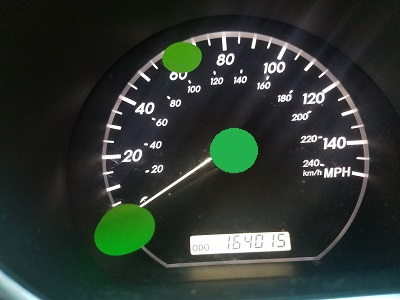
#> input picture recent_speedometer_dot.jpg, 400 x 300 px, given in place of the camera
$ python SPEEDOMETER_DOT_WORKING_COMPLEXITY.py   (older library calls are emulated)
#> lines starting #> are read from the running program, lines starting #| are printed output that depends on the picture; after the words box and inside, x2 and y2 are one past the last pixel; in counts of white or black regions, pixels touching at a corner belong together
import numpy as np
import cv2
import math
import copy as copy
from imutils.perspective import four_point_transform
from imutils import contours
import imutils
from time import sleep
from shapely.geometry import LineString
from shapely.geometry import Point
from numpy import ones, vstack
from numpy.linalg import lstsq
import time

import collections

compare = lambda x, y: collections.Counter(x) == collections.Counter(y)

test_flag = False

# Purpose: To find three green dots or three yellow dots and create an artificial circumference
# First function in the code will threshold the image based on color choice
# Seond Function will perform transformation to transform dots to points along circle speedometer

UPPER_GREEN = np.array([[140, 0, 215], [160, 11, 295]])
LOWER_GREEN = np.array([[39, 177, 139], [59, 197, 219]])

RGB_UPPER_GREEN = np.array([[70, 210, 150], [110, 255, 200]])
RGB_LOWER_GREEN = np.array([[70, 200, 80], [180, 255, 180]])

RGB_LOWER_GREEN2 = np.array([[135, 222, 55], [180, 255, 85]])

RGB_UPPER_GREEN2 = np.array([[220, 230, 2220], [255, 255, 255]])

# [7 lines of commented-out code are left out]
new_green = np.array(
    [[(80 / 360) * 180, (25 / 100) * 255, (24 / 100) * 255], [(140 / 360) * 180, (100 / 100) * 255, (80 / 100) * 255]])
new_green2 = np.array(
    [[(77 / 360) * 180, (22 / 100) * 255, (21 / 100) * 255], [(142 / 360) * 180, (100 / 100) * 255, (83 / 100) * 255]])

greenLower = (39, 177, 139)
greenUpper = (64, 255, 255)


def removearray(L, arr):
    ind = 0
    size = len(L)
    while ind != size and not np.array_equal(L[ind], arr):
        ind += 1
    if ind != size:
        L.pop(ind)
    else:
        raise ValueError('array not found in list.')


def extend_line(slope, intercept, lefter_end_point, righter_end_point, extend_amount):
    non_vert_flag = True
    if lefter_end_point[0] < righter_end_point[0]:
        left_x = lefter_end_point[0]
        right_x = righter_end_point[0]
    elif lefter_end_point[0] > righter_end_point[0]:
        left_x = righter_end_point[0]
        right_x = lefter_end_point[0]
    else:
        non_vert_flag = False
        # [6 lines of commented-out code are left out]
        left_point = (lefter_end_point[0], (lefter_end_point[1] + extend_amount))
        right_point = (lefter_end_point[0], (lefter_end_point[1] - extend_amount))

    if non_vert_flag == True:

        left_x = left_x - extend_amount
        right_x = right_x + extend_amount

        left_point = (left_x, (slope * left_x) + intercept)
        right_point = (right_x, (slope * right_x) + intercept)
    else:
        left_point = (lefter_end_point[0], (lefter_end_point[1] + extend_amount))
        right_point = (lefter_end_point[0], (lefter_end_point[1] - extend_amount))

    return (left_point, right_point)


class ShapeDetector:
    def __init__(self):
        pass

    # [39 lines left out: functions detect, line_equation, not called in this run]


def getdot(frame):
    # camera = cv2.VideoCapture(0)
    while True:
        # grab the current frame
        # (grabbed, frame) = camera.read()

        # frame = cv2.imread("green3.jpg")

        # if we are viewing a video and we did not grab a frame,
        # then we have reached the end of the video
        # if args.get("video") and not grabbed:
        #    break

        # resize the frame, blur it, and convert it to the HSV
        # color space

        # blurred = cv2.GaussianBlur(frame, (11, 11), 0)
        output = frame.copy()
        height, width, depth = frame.shape
        out = np.zeros((height, width, 3), np.uint8)
        out[:] = (0, 0, 0)

        hsv = cv2.cvtColor(frame, cv2.COLOR_BGR2HSV)

        # construct a mask for the color "green", then perform
        # a series of dilations and erosions to remove any small
        # blobs left in the mask
        # Upper and lower bound
        boundaries = UPPER_GREEN
        boundaries2 = LOWER_GREEN
        boundaries3 = new_green
        boundaries4 = new_green2
        # mask2 = cv2.inRange(hsv, boundaries[0], boundaries[1])
        # mask3 = cv2.inRange(hsv, boundaries2[0], boundaries2[1])
        mask4 = cv2.inRange(hsv, boundaries3[0], boundaries3[1])
        mask5 = cv2.inRange(hsv, boundaries4[0], boundaries4[1])

        mask_RGB = cv2.inRange(frame, RGB_LOWER_GREEN[0], RGB_LOWER_GREEN[1])
        mask_RGB2 = cv2.inRange(frame, RGB_UPPER_GREEN[0], RGB_UPPER_GREEN[1])
        mask_RGB3 = cv2.inRange(frame, RGB_LOWER_GREEN2[0], RGB_LOWER_GREEN2[1])

        mask = cv2.inRange(hsv, greenLower, greenUpper)
        # mask_total = (mask | mask2 | mask3 | mask4 | mask5)
        mask_total = (mask | mask4 | mask5)

        mask_total = cv2.bitwise_or(mask, mask4)
        mask_total = cv2.bitwise_or(mask_total, mask5)
        mask_total = cv2.bitwise_or(mask_total, mask_RGB)
        mask_total = cv2.bitwise_or(mask_total, mask_RGB2)
        mask_total = cv2.bitwise_or(mask_total, mask_RGB3)
        mask_total = cv2.erode(mask_total, None, iterations=2)
        mask_total = cv2.dilate(mask_total, None, iterations=2)

        # [26 lines of commented-out code are left out]
        cnts = cv2.findContours(mask_total.copy(), cv2.RETR_EXTERNAL,
                                cv2.CHAIN_APPROX_SIMPLE)[-2]
        center = None

        # only proceed if at least one contour was found
        i = 0
        circle_array = []
        # [6 lines of commented-out code are left out]

        if len(cnts) >= 3:
            while i < 3:
                if len(cnts) > 0:
                    # find the largest contour in the mask, then use
                    # it to compute the minimum enclosing circle and
                    # centroid
                    c = max(cnts, key=cv2.contourArea)
                    ((x, y), radius) = cv2.minEnclosingCircle(c)
                    M = cv2.moments(c)
                    center = (int(M["m10"] / M["m00"]), int(M["m01"] / M["m00"]))

                    # only proceed if the radius meets a minimum size
                    if radius > 10:
                        # draw the circle and centroid on the frame,
                        # then update the list of tracked points
                        cv2.circle(out, (int(x), int(y)), int(radius),
                                   (0, 255, 255), 20)
                        # cv2.circle(mask_total, center, 5, (0, 0, 255), -1)
                        cv2.circle(mask_total, center, int(radius),
                                   (0, 255, 0), 20)

                        # cv2.circle(out, center, 5, (0, 0, 255), -1)

                        # circle_array[i] = c
                        circle_array.append(c)
                        removearray(cnts, c)
                        i = i + 1
            # cv2.imshow("Mask", out)
            # cv2.waitKey(0)

            out = cv2.cvtColor(out, cv2.COLOR_BGR2GRAY)

            conts = cv2.findContours(out.copy(), cv2.RETR_EXTERNAL,
                                     cv2.CHAIN_APPROX_SIMPLE)[-2]
            # conts = cv2.findContours(out.copy(), cv2.RETR_EXTERNAL,
            #                        cv2.CHAIN_APPROX_SIMPLE)[-2]
            conts = sorted(conts, key=cv2.contourArea, reverse=True)[:5]
            # cv2.imshow("Mask", frame)
            # cv2.waitKey(0)
            #return True, conts[0:3]
            return True, circle_array
        else:
            return False, -1


class ShapeDetector:
    def __init__(self):
        pass

    # [354 lines left out: functions detect, fill_image, line_equation, extreme_points_add, line_intersection_center, line_closest_to_mid and 4 more, not called in this run]


def circle_center(dot_center):
    circle_array = []
    for circle in dot_center:
        M = cv2.moments(circle)
        cX = int(M["m10"] / M["m00"])
        cY = int(M["m01"] / M["m00"])

        circle_array.append((cX, cY))

    return circle_array


# DOt perimeter 1 should be the lowest point so we can reduce error possibility
def circle_radius(radial_point1, radial_point2, radial_center):
    radius = (
        math.sqrt(
            math.pow((radial_center[0] - radial_point1[0]), 2) + math.pow((radial_center[1] - radial_point1[1]), 2)))

    circumference = ((radius * 2) * math.pi)

    # Next part is point difference

    chord_length = dist_formula(radial_point1, radial_point2)
    radius1 = dist_formula(radial_center, radial_point1)
    radius2 = dist_formula(radial_center, radial_point2)

    approx_radius = radius1 + radius2

    approx_radius = approx_radius / 2

    # Equation from: Distance Formula

    point_distance = math.sqrt(
        math.pow((radial_point2[0] - radial_point1[0]), 2) + math.pow((radial_point2[1] - radial_point1[1]), 2))

    # Equation from: https://math.stackexchange.com/questions/185829/how-do-you-find-an-angle-between-two-points-on-the-edge-of-a-circle
    # theta_determinence is misleading, we actually only need the value in radiaans
    if radius == 0:
        return False

    theta_determinence = (((2 * math.pow((radius), 2)) - math.pow(point_distance, 2)) / (2 * (math.pow((radius), 2))))
    theta_determinence = math.acos(theta_determinence)

    arc_length = radius * theta_determinence

    return True, arc_length, approx_radius, radial_point1, radial_point2, radial_center


# THe distance formula since we're using it so fucking much
def dist_formula(point1, point2):
    point_distance = (math.sqrt(math.pow((point1[0] - point2[0]), 2) + math.pow((point1[1] - point2[1]), 2)))
    return point_distance


# [6 lines left out: function normalized_line, not called in this run]


# Purpose: To establish the percentiles that an arc_length represents of a full circle
# need arc length and radius to estamate the length/circumference percentage
def arc_percentage(arc_length1, radius):
    percentage = arc_length1 / (2 * math.pi * radius) * 100
    return (percentage)


# Purpose: To return the differnce between tow arc lengths
# [194 lines left out: functions percentile_difference, auto_canny, findArrow, point_approximation, not called in this run]
    # return new_coords, (base_angle - theta_value)


# The subtractions are done like this do to the nature of normalizing the axis and origin such that the point_cneter acts as the new origin
def find_angle(point_center, point_perimeter):
    x_dist = point_perimeter[0] - point_center[0]
    y_dist = point_center[1] - point_perimeter[1]

    angle_def = math.atan(((-1 * y_dist) / x_dist))
    if (x_dist < 0 and y_dist < 0):
        angle_def = (-1 * angle_def) - math.pi

    return (angle_def)


    # return(max_line)


# Purpose: To get an array that estimates the points along a semicircle given a radius, precision and start/end points
# Use Case: To find intersenction between speedometer line and circular boundary
# Not Lowest Precision is likely sqrt 2 due to the general nature of circles and pixels
# Parameters: Need radisu to determine new points along radisu, precision because we need to get a certain number of points along circle
# Start and end duh , and distance because we're doing a Euclidean distance between points


# get center point and normalize the points

# Not the most precise, but we can get a good APproximation of lengths
# [102 lines left out: functions circular_approx, find_intersection2, find_intersection, correct_y_axis, uncorrect_y_axis, not called in this run]


def correct_near_circular_points(point_outer, point_radius, new_radius, height):
    old_line = [point_radius, point_outer]

    p = Point(point_radius[0], point_radius[1])
    c = p.buffer(new_radius).boundary
    left_x = 0
    right_x = 0
    slope = 0
    new_point_outer = list(((0, 0), (0, 0)))
    new_point_radius = list(((0, 0), (0, 0)))

    if point_outer[0] < point_radius[0]:
        left_x = point_outer
        right_x = point_radius
        slope = (right_x[1] - left_x[1]) / (right_x[0] - left_x[0])
        intercept = point_outer[1] - slope * point_outer[0]
        new_line = extend_line(slope, intercept, left_x, right_x, height)
        new_point_outer = new_line[0]
        new_point_radius = new_line[1]
    elif point_outer[0] > point_radius[0]:
        right_x = point_outer
        left_x = point_radius
        slope = (right_x[1] - left_x[1]) / (right_x[0] - left_x[0])
        intercept = point_radius[1] - slope * point_radius[0]
        # slope, intercept, lefter_end_point, righter_end_point, extend_amount
        new_line = extend_line(slope, intercept, left_x, right_x, 30)
        new_point_outer = new_line[0]
        new_point_radius = new_line[1]
    else:
        if point_outer[1] < point_radius[1]:
            new_point_outer = [point_outer[0], (point_outer[1] + 30)]
            new_point_radius = [point_outer[0], (point_outer[1] - 30)]
        else:
            new_point_outer = [point_outer[0], (point_outer[1] - 30)]
            new_point_radius = [point_outer[0], (point_outer[1] + 30)]

    # slope = (right_x[1] - left_x[1]) / (right_x[0] - left_x[0])

    l1 = LineString([new_point_radius, new_point_outer])
    # l2 = LineString([(point_radius), ((point_radius[0] - radius + 1), (point_radius[1] + ((radius + 1) * slope)))])


    intersect = c.intersection(l1)

    intersection_array = np.array(intersect)

    intersection_list = intersection_array.tolist()
    flatten_list = intersection_array.flatten().tolist()
    shortest = 1000000
    iterate = 0
    index = 0
    if (len(flatten_list) > 2):
        for pointer in intersection_list:
            if len(pointer) == 1:
                break
            new_shortest = dist_formula(point_outer, pointer)
            if new_shortest < shortest:
                shortest = new_shortest
                index = iterate
            iterate = iterate + 1
        return intersection_list[index]
    else:
        return intersection_array


def Speedometer_Calibration(max_speed, frame):
    distance = 0
    radius = 0
    point_center = 0
    point1 = 0
    point2 = 0

    arcLength_values = []
    # [7 lines of commented-out code are left out]
    frame = imutils.resize(frame, width=600)
    (height, width) = frame.shape[:2]

    circles_flag, circles = getdot(frame)
    true_circles = circles

    # [5 lines of commented-out code are left out]
    if not circles_flag:
        return False
    else:
        if len(circles) != 3:
            return False
        circles_copy = list(circles)

        center_points = circle_center(circles_copy)
        # circles_copy = copy.deepcopy(circles)
        i = 0

        lower_circle = find_zero_circle(center_points)
        center_points.remove(lower_circle)
        center_points.append(lower_circle)
        triangle_flag, index_of_center = find_triangle(center_points, 2)
        if triangle_flag == False:
            return False
        right_circle = index_of_center
        # central_circle = center_points[index_of_center]
        center_points.remove(right_circle)
        upper_circle = center_points[0]

        new_flag, distance, radius, point1, point2, point_center = circle_radius(lower_circle, upper_circle,
                                                                                 right_circle)

        if new_flag == False:
            return False

        # ((x, y), radius_green_dot) = cv2.minEnclosingCircle(central_circle)
        radius_green_dot = int(radius / 3)

        if point1[1] > point2[1]:
            zero_point = point1
            max_point = point2
        else:
            zero_point = point2
            max_point = point1

        new_zero_point = zero_point  # correct_y_axis(zero_point, height)
        new_point_center = point_center  # correct_y_axis(point_center, height)
        new_max_point = max_point  # correct_y_axis(max_point, height)

        new_zero_point = correct_near_circular_points(zero_point, point_center, radius, height)
        new_max_point = correct_near_circular_points(max_point, point_center, radius, height)

        base_angle = find_angle(new_point_center, new_zero_point)

        # This line is likely superfluous, as we do not ever need to know the linear distance between our two endpoints
        # Only arc length and proportions

        dist_between = dist_formula(point1, point2)

        # Why have I chose the sqare root of 2: I believ it has to do with the hypotenuse between two diagonal pixels of 1 pixel length
        # Note I have changed my initial algoritihm to be based around arc_Lengtha

        # just remember you wont have a perfect circle between points, but you can approximate

        #arcLength_values = circular_approx(radius, 1, base_angle, new_max_point, dist_between, distance)
        arcLength_values = 0
        x_value = point_center[0]
        y_value = point_center[1]
        return (True, new_zero_point, new_max_point, arcLength_values, new_point_center, radius, radius_green_dot)


# [133 lines left out: functions Speedometer_get_Speed, get_Speedometer, not called in this run]


def find_zero_circle(circles_point):
    max_x = - 2000
    max_y = -2000
    index = 0
    iterate = 0
    for coords in circles_point:
        if (coords[1] > max_y):
            max_y = coords[1]
            index = iterate
        iterate = iterate + 1
    return circles_point[index]


# Purpose to unpack the radius of the triangle of dots
# the edgetriangle will be what those rdii are
# unimportant_index should always have been the last one appended, in this case index 2
def find_triangle(circles_point, unimportant_index):
    triangle = []
    edges_triangle = []
    if len(circles_point) >= 3:
        triangle.append(dist_formula(circles_point[0], circles_point[1]))
        triangle.append(dist_formula(circles_point[0], circles_point[2]))
        triangle.append(dist_formula(circles_point[1], circles_point[2]))

        edges_triangle.append([triangle[0], triangle[1]])
        edges_triangle.append([triangle[0], triangle[2]])
        edges_triangle.append([triangle[1], triangle[2]])

        choice = predict_radius(edges_triangle, .15, 2)
        if choice == 0:
            return True, circles_point[0]
        elif choice == 1:
            return True, circles_point[1]
        # in this case the value has to be the right most point
        else:
            if circles_point[0][0] >= circles_point[1][0]:
                return True, circles_point[0]
            else:
                return True, circles_point[1]
    else:
        return False, 0


# use the edge traingel coordiantes to predict the least distance between points, if the difference is with in a certain error bound return a flag and a packed value
# Parameters: Edge TRaingles from find_triangels, actually just lengths of radii im comparing, sigma is errror bound, unimportant is the zero point

def predict_radius(edge_triangles, sigma, unimportant_index):
    edge_triangles.pop(unimportant_index)
    max_radius = 10000
    max_y = 10000
    index = 0
    iterate = 0
    value1 = abs(edge_triangles[0][0] - edge_triangles[0][1])
    avg_1 = (edge_triangles[0][0] + edge_triangles[0][1]) / 2
    value2 = abs(edge_triangles[1][0] - edge_triangles[1][1])
    avg_2 = (edge_triangles[1][0] + edge_triangles[1][1]) / 2

    if (value1) < (value2 + (avg_2 * sigma)):
        if (value1) < (value2 - (avg_2 * sigma)):
            return 0
        return 10

    else:
        return 1


# Look at PYImageSErach to edit and correct tthis code for my own purposes

# [131 lines left out: functions get_Speedometer_Digital, get_Digital_Test, not called in this run]


cam1 = cv2.VideoCapture(0)
ret, frame = cam1.read()
#> frame is the input picture: shape (300, 400, 3); mean B, G, R 48.6, 54.7, 46.4
        # frame = cv2.imread('MY_SPEEDOMETER3.jpg')
cv2.imshow("Frame", frame)
cv2.waitKey(0)
frame = imutils.resize(frame, width=600)
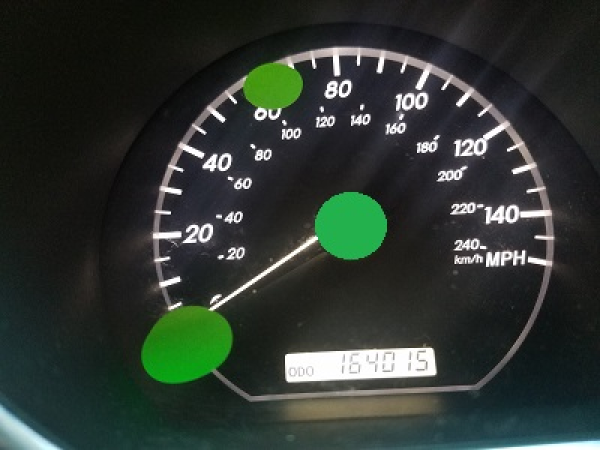
#> frame: shape (450, 600, 3); mean B, G, R 48.7, 54.8, 46.5
(height, width) = frame.shape[:2]
(flag, zero_point, max_point, arcLength_values, point_center, radius, radius_green_dot) = Speedometer_Calibration(80, frame)
#> the loop in getdot, `while True: # grab the current frame # (grabbed, frame) = camera.read(..` made 1 pass
#> pass 1, in getdot, `mask4 = cv2.inRange(hsv, boundaries3[0], boundaries3[1])`:
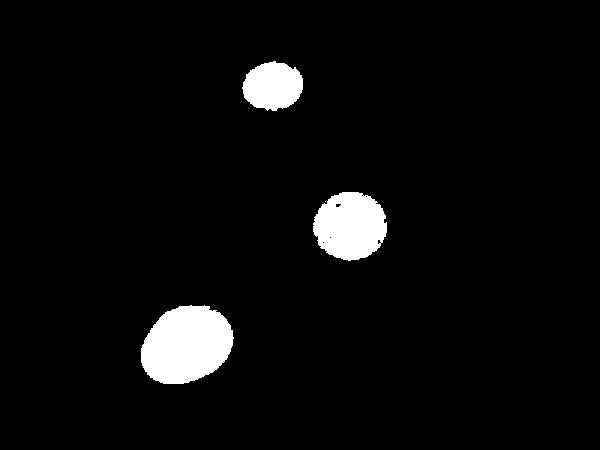
#> mask4: shape (450, 600); 4.4% white; 4 white regions (1 under 20 px), largest, box (x1, y1, x2, y2) and area: (141, 305, 234, 384) 5604, (313, 192, 387, 261) 3904, (242, 61, 303, 111) 2296
#> pass 1, in getdot, `mask5 = cv2.inRange(hsv, boundaries4[0], boundaries4[1])`:
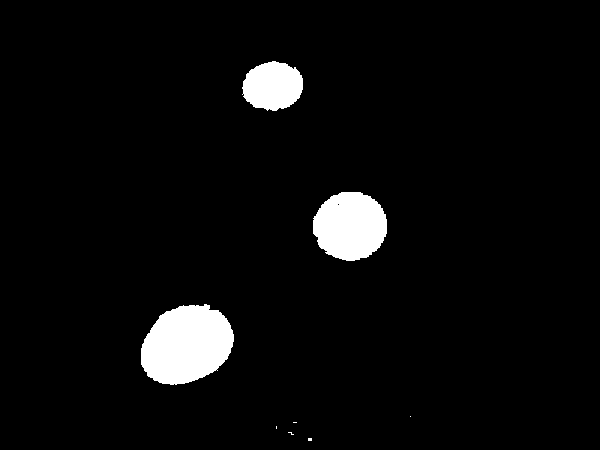
#> mask5: shape (450, 600); 4.5% white; 8 white regions (5 under 20 px), largest, box (x1, y1, x2, y2) and area: (141, 304, 234, 385) 5691, (313, 192, 387, 261) 3996, (242, 61, 303, 111) 2329
#> pass 1, in getdot, `mask_RGB = cv2.inRange(frame, RGB_LOWER_GREEN[0], RGB_LOWER_GREEN[1])`:
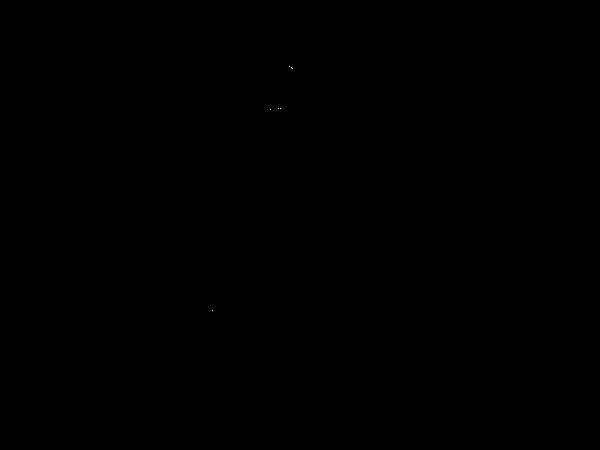
#> mask_RGB: shape (450, 600); 0% white in thin lines or dots, all inside (x1, y1, x2, y2) = (212, 66, 293, 311)
#> after the loop in getdot, `while True:`:
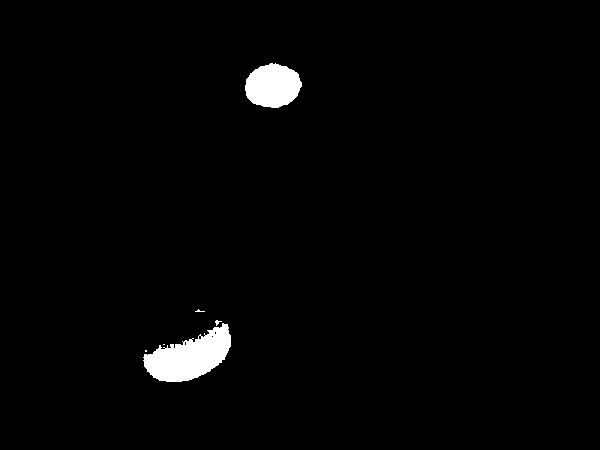
#> mask: shape (450, 600); 1.8% white; 6 white regions (4 under 20 px), largest, box (x1, y1, x2, y2) and area: (143, 323, 231, 382) 2972, (245, 63, 302, 108) 1939
#> (the rest of the program and of its run is left out)
